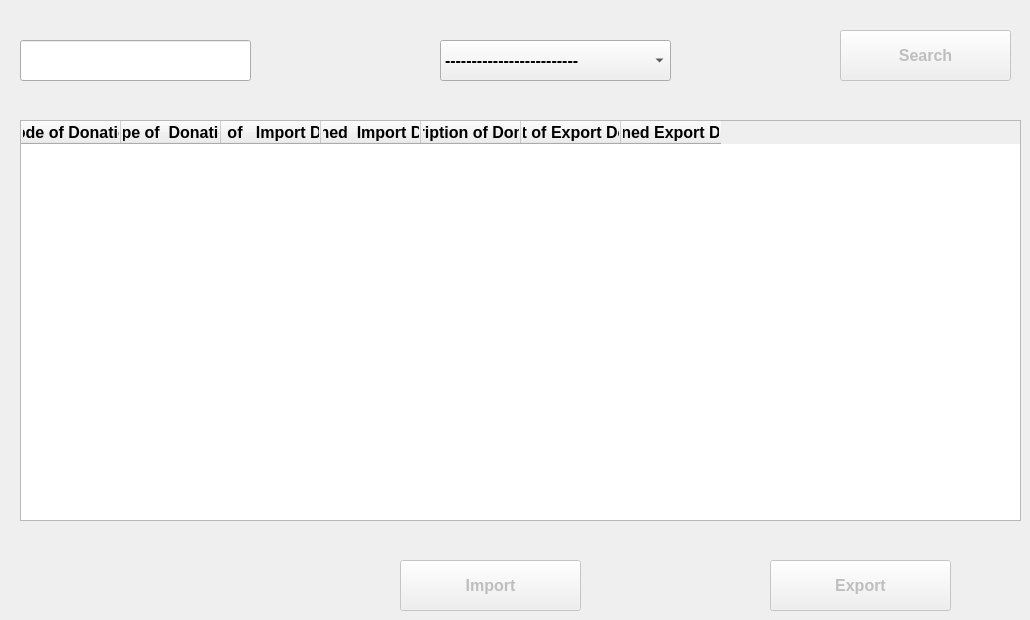
      <widget class="QWidget" name="tab_14">
       <attribute name="title">
        <string>All Donation</string>
       </attribute>
       <widget class="QTableWidget" name="tableWidget_3">
        <property name="geometry">
         <rect>
          <x>20</x>
          <y>120</y>
          <width>1001</width>
          <height>401</height>
         </rect>
        </property>
        <property name="styleSheet">
         <string notr="true"/>
        </property>
        <property name="sizeAdjustPolicy">
         <enum>QAbstractScrollArea::AdjustToContents</enum>
        </property>
        <column>
         <property name="text">
          <string>Code of Donation</string>
         </property>
         <property name="font">
          <font>
           <pointsize>12</pointsize>
           <weight>75</weight>
           <bold>true</bold>
          </font>
         </property>
        </column>
        <column>
         <property name="text">
          <string>Type of  Donation</string>
         </property>
         <property name="font">
          <font>
           <pointsize>12</pointsize>
           <weight>75</weight>
           <bold>true</bold>
          </font>
         </property>
        </column>
        <column>
         <property name="text">
          <string>Amount of   Import Donation</string>
         </property>
         <property name="font">
          <font>
           <pointsize>12</pointsize>
           <weight>75</weight>
           <bold>true</bold>
          </font>
         </property>
        </column>
        <column>
         <property name="text">
          <string>Date joined  Import Donation</string>
         </property>
         <property name="font">
          <font>
           <pointsize>12</pointsize>
           <weight>75</weight>
           <bold>true</bold>
          </font>
         </property>
        </column>
        <column>
         <property name="text">
          <string>Description of Donation</string>
         </property>
         <property name="font">
          <font>
           <pointsize>12</pointsize>
           <weight>75</weight>
           <bold>true</bold>
          </font>
         </property>
        </column>
        <column>
         <property name="text">
          <string>Amount of Export Donation</string>
         </property>
         <property name="font">
          <font>
           <pointsize>12</pointsize>
           <weight>75</weight>
           <bold>true</bold>
          </font>
         </property>
        </column>
        <column>
         <property name="text">
          <string>Date joined Export Donation</string>
         </property>
         <property name="font">
          <font>
           <pointsize>12</pointsize>
           <weight>75</weight>
           <bold>true</bold>
          </font>
         </property>
        </column>
       </widget>
       <widget class="QComboBox" name="comboBox_7">
        <property name="geometry">
         <rect>
          <x>440</x>
          <y>40</y>
          <width>231</width>
          <height>41</height>
         </rect>
        </property>
        <property name="font">
         <font>
          <pointsize>12</pointsize>
          <weight>75</weight>
          <bold>true</bold>
         </font>
        </property>
        <item>
         <property name="text">
          <string>-------------------------</string>
         </property>
        </item>
        <item>
         <property name="text">
          <string>Code of Donation</string>
         </property>
        </item>
        <item>
         <property name="text">
          <string>Type of Donation</string>
         </property>
        </item>
       </widget>
       <widget class="QPushButton" name="pushButton_29">
        <property name="enabled">
         <bool>false</bool>
        </property>
        <property name="geometry">
         <rect>
          <x>770</x>
          <y>560</y>
          <width>181</width>
          <height>51</height>
         </rect>
        </property>
        <property name="font">
         <font>
          <pointsize>12</pointsize>
          <weight>75</weight>
          <bold>true</bold>
         </font>
        </property>
        <property name="text">
         <string>Export</string>
        </property>
        <property name="icon">
         <iconset>
          <normaloff>icons/export.png</normaloff>icons/export.png</iconset>
        </property>
        <property name="iconSize">
         <size>
          <width>40</width>
          <height>40</height>
         </size>
        </property>
       </widget>
       <widget class="QPushButton" name="pushButton_30">
        <property name="enabled">
         <bool>false</bool>
        </property>
        <property name="geometry">
         <rect>
          <x>840</x>
          <y>30</y>
          <width>171</width>
          <height>51</height>
         </rect>
        </property>
        <property name="font">
         <font>
          <pointsize>12</pointsize>
          <weight>75</weight>
          <bold>true</bold>
         </font>
        </property>
        <property name="text">
         <string>Search</string>
        </property>
        <property name="icon">
         <iconset>
          <normaloff>icons/search.png</normaloff>icons/search.png</iconset>
        </property>
        <property name="iconSize">
         <size>
          <width>40</width>
          <height>40</height>
         </size>
        </property>
       </widget>
       <widget class="QPushButton" name="pushButton_31">
        <property name="enabled">
         <bool>false</bool>
        </property>
        <property name="geometry">
         <rect>
          <x>400</x>
          <y>560</y>
          <width>181</width>
          <height>51</height>
         </rect>
        </property>
        <property name="font">
         <font>
          <pointsize>12</pointsize>
          <weight>75</weight>
          <bold>true</bold>
         </font>
        </property>
        <property name="text">
         <string>Import</string>
        </property>
        <property name="icon">
         <iconset>
          <normaloff>icons/import.png</normaloff>icons/import.png</iconset>
        </property>
        <property name="iconSize">
         <size>
          <width>40</width>
          <height>40</height>
         </size>
        </property>
       </widget>
       <widget class="QLineEdit" name="lineEdit_24">
        <property name="geometry">
         <rect>
          <x>20</x>
          <y>40</y>
          <width>231</width>
          <height>41</height>
         </rect>
        </property>
        <property name="font">
         <font>
          <pointsize>12</pointsize>
          <weight>75</weight>
          <bold>true</bold>
         </font>
        </property>
       </widget>
      </widget>
